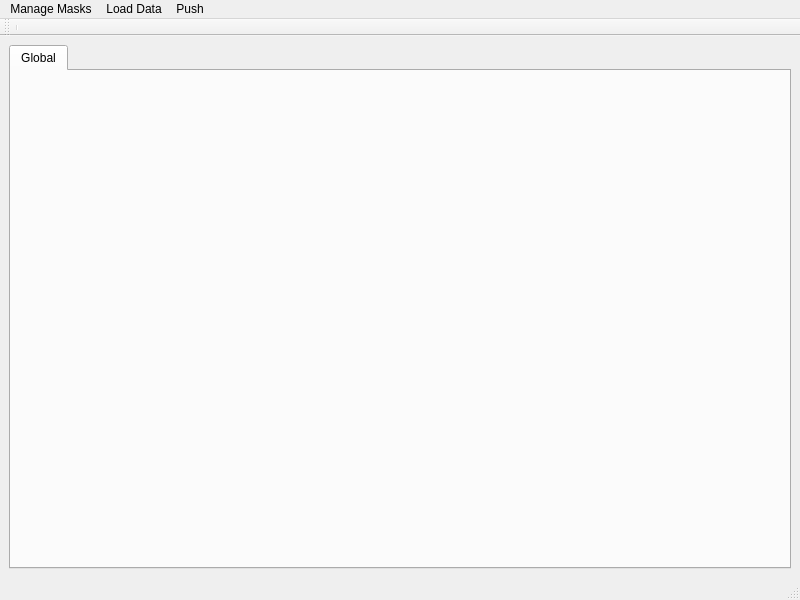
<?xml version="1.0" encoding="UTF-8"?>
<ui version="4.0">
 <class>MainWindow</class>
 <widget class="QMainWindow" name="MainWindow">
  <property name="geometry">
   <rect>
    <x>0</x>
    <y>0</y>
    <width>800</width>
    <height>600</height>
   </rect>
  </property>
  <property name="windowTitle">
   <string>ROI SPECTRAL DETECTION</string>
  </property>
  <widget class="QWidget" name="centralwidget">
   <layout class="QVBoxLayout" name="verticalLayout">
    <item>
     <widget class="QTabWidget" name="viewsTab">
      <property name="acceptDrops">
       <bool>true</bool>
      </property>
      <property name="currentIndex">
       <number>0</number>
      </property>
      <widget class="QWidget" name="globalTab">
       <attribute name="title">
        <string>Global</string>
       </attribute>
       <layout class="QVBoxLayout" name="verticalLayout_2"/>
      </widget>
     </widget>
    </item>
   </layout>
  </widget>
  <widget class="QMenuBar" name="menubar">
   <property name="geometry">
    <rect>
     <x>0</x>
     <y>0</y>
     <width>800</width>
     <height>28</height>
    </rect>
   </property>
   <widget class="QMenu" name="menuLocal">
    <property name="title">
     <string>Load Data</string>
    </property>
    <addaction name="actionSelectScanFiles"/>
   </widget>
   <widget class="QMenu" name="menuFIle">
    <property name="title">
     <string>Manage Masks</string>
    </property>
    <addaction name="actionExit"/>
    <addaction name="actionConfirm_And_Exit"/>
    <addaction name="actionLoad_image_from_hdf5"/>
    <addaction name="actionLoad_maskDict_from_hdf5_2"/>
    <addaction name="actionWrite_maskDict_to_hdf5"/>
   </widget>
   <widget class="QMenu" name="menuPush">
    <property name="title">
     <string>Push</string>
    </property>
    <addaction name="actionPush_mask_remotely_2"/>
   </widget>
   <addaction name="menuFIle"/>
   <addaction name="menuLocal"/>
   <addaction name="menuPush"/>
  </widget>
  <widget class="QStatusBar" name="statusbar"/>
  <widget class="QToolBar" name="toolBar">
   <property name="windowTitle">
    <string>toolBar</string>
   </property>
   <attribute name="toolBarArea">
    <enum>TopToolBarArea</enum>
   </attribute>
   <attribute name="toolBarBreak">
    <bool>false</bool>
   </attribute>
   <addaction name="separator"/>
  </widget>
  <action name="actionLoad">
   <property name="enabled">
    <bool>false</bool>
   </property>
   <property name="text">
    <string>Load...</string>
   </property>
  </action>
  <action name="actionSelectScanFiles">
   <property name="text">
    <string>Select Scan and files...</string>
   </property>
  </action>
  <action name="actionSpot_detection">
   <property name="enabled">
    <bool>false</bool>
   </property>
   <property name="text">
    <string>subimage spot detection</string>
   </property>
  </action>
  <action name="actionRegistration">
   <property name="text">
    <string>registration</string>
   </property>
  </action>
  <action name="actionGlobalSpotDetection">
   <property name="text">
    <string>global spot detection</string>
   </property>
  </action>
  <action name="actionShowDatas">
   <property name="enabled">
    <bool>false</bool>
   </property>
   <property name="text">
    <string>Toggle Data/Rois</string>
   </property>
  </action>
  <action name="actionShowMasks">
   <property name="text">
    <string>showMasks</string>
   </property>
  </action>
  <action name="actionPush_mask_remotely">
   <property name="enabled">
    <bool>false</bool>
   </property>
   <property name="text">
    <string>push mask remotely</string>
   </property>
   <property name="visible">
    <bool>false</bool>
   </property>
  </action>
  <action name="actionWrite_on_file">
   <property name="text">
    <string>write  mask on file</string>
   </property>
  </action>
  <action name="actionLoad_mask_from_file">
   <property name="text">
    <string>load mask from file</string>
   </property>
  </action>
  <action name="actionRemote_load">
   <property name="text">
    <string>remote load</string>
   </property>
  </action>
  <action name="actionWrite_mask_oin_file">
   <property name="text">
    <string>write mask oin file</string>
   </property>
  </action>
  <action name="actionWrite_mask_on_file">
   <property name="text">
    <string>write mask on file</string>
   </property>
  </action>
  <action name="actionWrite_masksDict_on_file">
   <property name="text">
    <string>write masksDict on file</string>
   </property>
  </action>
  <action name="actionLoad_masksDict_from_file">
   <property name="text">
    <string>load masksDict from file</string>
   </property>
  </action>
  <action name="actionExit">
   <property name="text">
    <string>Exit</string>
   </property>
  </action>
  <action name="actionConfirm_And_Exit">
   <property name="text">
    <string>Confirm And Exit</string>
   </property>
  </action>
  <action name="actionLoad_image_from_hdf5_file">
   <property name="text">
    <string>load image from hdf5 file</string>
   </property>
  </action>
  <action name="actionLoad_image_from_hdf5">
   <property name="text">
    <string>load image from hdf5</string>
   </property>
  </action>
  <action name="actionLoad_maskDict_from_hdf5">
   <property name="text">
    <string>load maskDict from hdf5</string>
   </property>
  </action>
  <action name="actionPush_mask_remotely_2">
   <property name="text">
    <string>Push Remotely</string>
   </property>
  </action>
  <action name="actionLoad_maskDict_to_hdf5">
   <property name="text">
    <string>load maskDict from hdf5</string>
   </property>
  </action>
  <action name="actionLoad_maskDict_from_hdf5_2">
   <property name="text">
    <string>load spectral maskDict from hdf5</string>
   </property>
  </action>
  <action name="actionWrite_maskDict_to_hdf5">
   <property name="text">
    <string>write spectral maskDict to hdf5</string>
   </property>
  </action>
 </widget>
 <resources/>
 <connections/>
</ui>
